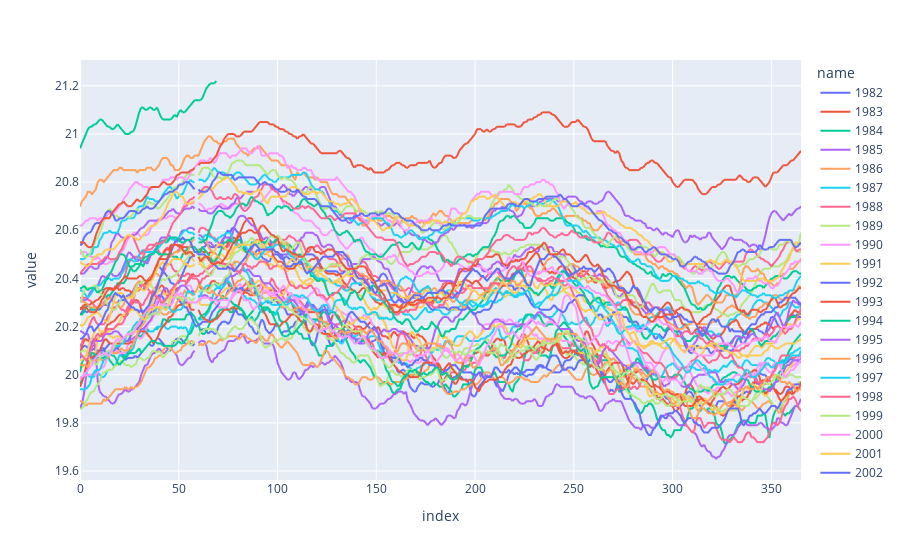

The code cell stored with this chart in its notebook:
### Code cell
df.plot()

### Figure 1 — Plotly figure (JSON) as saved in the notebook; plotly's stock layout.template omitted (floating-point values rounded to 4 significant figures; data arrays with more than 128 entries replaced by an {"elided": "..."} marker saying what was removed)
{"data": [{"hovertemplate": "name=1982<br>index=%{x}<br>value=%{y}<extra></extra>", "legendgroup": "1982", "line": {"color": "#636efa", "dash": "solid"}, "marker": {"symbol": "circle"}, "mode": "lines", "name": "1982", "showlegend": true, "type": "scattergl", "x": {"elided": "366 int values"}, "xaxis": "x", "y": {"elided": "366 float values"}, "yaxis": "y"}, {"hovertemplate": "name=1983<br>index=%{x}<br>value=%{y}<extra></extra>", "legendgroup": "1983", "line": {"color": "#EF553B", "dash": "solid"}, "marker": {"symbol": "circle"}, "mode": "lines", "name": "1983", "showlegend": true, "type": "scattergl", "x": {"elided": "366 int values"}, "xaxis": "x", "y": {"elided": "366 float values"}, "yaxis": "y"}, {"hovertemplate": "name=1984<br>index=%{x}<br>value=%{y}<extra></extra>", "legendgroup": "1984", "line": {"color": "#00cc96", "dash": "solid"}, "marker": {"symbol": "circle"}, "mode": "lines", "name": "1984", "showlegend": true, "type": "scattergl", "x": {"elided": "366 int values"}, "xaxis": "x", "y": {"elided": "366 float values"}, "yaxis": "y"}, {"hovertemplate": "name=1985<br>index=%{x}<br>value=%{y}<extra></extra>", "legendgroup": "1985", "line": {"color": "#ab63fa", "dash": "solid"}, "marker": {"symbol": "circle"}, "mode": "lines", "name": "1985", "showlegend": true, "type": "scattergl", "x": {"elided": "366 int values"}, "xaxis": "x", "y": {"elided": "366 float values"}, "yaxis": "y"}, {"hovertemplate": "name=1986<br>index=%{x}<br>value=%{y}<extra></extra>", "legendgroup": "1986", "line": {"color": "#FFA15A", "dash": "solid"}, "marker": {"symbol": "circle"}, "mode": "lines", "name": "1986", "showlegend": true, "type": "scattergl", "x": {"elided": "366 int values"}, "xaxis": "x", "y": {"elided": "366 float values"}, "yaxis": "y"}, {"hovertemplate": "name=1987<br>index=%{x}<br>value=%{y}<extra></extra>", "legendgroup": "1987", "line": {"color": "#19d3f3", "dash": "solid"}, "marker": {"symbol": "circle"}, "mode": "lines", "name": "1987", "showlegend": true, "type": "scattergl", "x": {"elided": "366 int values"}, "xaxis": "x", "y": {"elided": "366 float values"}, "yaxis": "y"}, {"hovertemplate": "name=1988<br>index=%{x}<br>value=%{y}<extra></extra>", "legendgroup": "1988", "line": {"color": "#FF6692", "dash": "solid"}, "marker": {"symbol": "circle"}, "mode": "lines", "name": "1988", "showlegend": true, "type": "scattergl", "x": {"elided": "366 int values"}, "xaxis": "x", "y": {"elided": "366 float values"}, "yaxis": "y"}, {"hovertemplate": "name=1989<br>index=%{x}<br>value=%{y}<extra></extra>", "legendgroup": "1989", "line": {"color": "#B6E880", "dash": "solid"}, "marker": {"symbol": "circle"}, "mode": "lines", "name": "1989", "showlegend": true, "type": "scattergl", "x": {"elided": "366 int values"}, "xaxis": "x", "y": {"elided": "366 float values"}, "yaxis": "y"}, {"hovertemplate": "name=1990<br>index=%{x}<br>value=%{y}<extra></extra>", "legendgroup": "1990", "line": {"color": "#FF97FF", "dash": "solid"}, "marker": {"symbol": "circle"}, "mode": "lines", "name": "1990", "showlegend": true, "type": "scattergl", "x": {"elided": "366 int values"}, "xaxis": "x", "y": {"elided": "366 float values"}, "yaxis": "y"}, {"hovertemplate": "name=1991<br>index=%{x}<br>value=%{y}<extra></extra>", "legendgroup": "1991", "line": {"color": "#FECB52", "dash": "solid"}, "marker": {"symbol": "circle"}, "mode": "lines", "name": "1991", "showlegend": true, "type": "scattergl", "x": {"elided": "366 int values"}, "xaxis": "x", "y": {"elided": "366 float values"}, "yaxis": "y"}, {"hovertemplate": "name=1992<br>index=%{x}<br>value=%{y}<extra></extra>", "legendgroup": "1992", "line": {"color": "#636efa", "dash": "solid"}, "marker": {"symbol": "circle"}, "mode": "lines", "name": "1992", "showlegend": true, "type": "scattergl", "x": {"elided": "366 int values"}, "xaxis": "x", "y": {"elided": "366 float values"}, "yaxis": "y"}, {"hovertemplate": "name=1993<br>index=%{x}<br>value=%{y}<extra></extra>", "legendgroup": "1993", "line": {"color": "#EF553B", "dash": "solid"}, "marker": {"symbol": "circle"}, "mode": "lines", "name": "1993", "showlegend": true, "type": "scattergl", "x": {"elided": "366 int values"}, "xaxis": "x", "y": {"elided": "366 float values"}, "yaxis": "y"}, {"hovertemplate": "name=1994<br>index=%{x}<br>value=%{y}<extra></extra>", "legendgroup": "1994", "line": {"color": "#00cc96", "dash": "solid"}, "marker": {"symbol": "circle"}, "mode": "lines", "name": "1994", "showlegend": true, "type": "scattergl", "x": {"elided": "366 int values"}, "xaxis": "x", "y": {"elided": "366 float values"}, "yaxis": "y"}, {"hovertemplate": "name=1995<br>index=%{x}<br>value=%{y}<extra></extra>", "legendgroup": "1995", "line": {"color": "#ab63fa", "dash": "solid"}, "marker": {"symbol": "circle"}, "mode": "lines", "name": "1995", "showlegend": true, "type": "scattergl", "x": {"elided": "366 int values"}, "xaxis": "x", "y": {"elided": "366 float values"}, "yaxis": "y"}, {"hovertemplate": "name=1996<br>index=%{x}<br>value=%{y}<extra></extra>", "legendgroup": "1996", "line": {"color": "#FFA15A", "dash": "solid"}, "marker": {"symbol": "circle"}, "mode": "lines", "name": "1996", "showlegend": true, "type": "scattergl", "x": {"elided": "366 int values"}, "xaxis": "x", "y": {"elided": "366 float values"}, "yaxis": "y"}, {"hovertemplate": "name=1997<br>index=%{x}<br>value=%{y}<extra></extra>", "legendgroup": "1997", "line": {"color": "#19d3f3", "dash": "solid"}, "marker": {"symbol": "circle"}, "mode": "lines", "name": "1997", "showlegend": true, "type": "scattergl", "x": {"elided": "366 int values"}, "xaxis": "x", "y": {"elided": "366 float values"}, "yaxis": "y"}, {"hovertemplate": "name=1998<br>index=%{x}<br>value=%{y}<extra></extra>", "legendgroup": "1998", "line": {"color": "#FF6692", "dash": "solid"}, "marker": {"symbol": "circle"}, "mode": "lines", "name": "1998", "showlegend": true, "type": "scattergl", "x": {"elided": "366 int values"}, "xaxis": "x", "y": {"elided": "366 float values"}, "yaxis": "y"}, {"hovertemplate": "name=1999<br>index=%{x}<br>value=%{y}<extra></extra>", "legendgroup": "1999", "line": {"color": "#B6E880", "dash": "solid"}, "marker": {"symbol": "circle"}, "mode": "lines", "name": "1999", "showlegend": true, "type": "scattergl", "x": {"elided": "366 int values"}, "xaxis": "x", "y": {"elided": "366 float values"}, "yaxis": "y"}, {"hovertemplate": "name=2000<br>index=%{x}<br>value=%{y}<extra></extra>", "legendgroup": "2000", "line": {"color": "#FF97FF", "dash": "solid"}, "marker": {"symbol": "circle"}, "mode": "lines", "name": "2000", "showlegend": true, "type": "scattergl", "x": {"elided": "366 int values"}, "xaxis": "x", "y": {"elided": "366 float values"}, "yaxis": "y"}, {"hovertemplate": "name=2001<br>index=%{x}<br>value=%{y}<extra></extra>", "legendgroup": "2001", "line": {"color": "#FECB52", "dash": "solid"}, "marker": {"symbol": "circle"}, "mode": "lines", "name": "2001", "showlegend": true, "type": "scattergl", "x": {"elided": "366 int values"}, "xaxis": "x", "y": {"elided": "366 float values"}, "yaxis": "y"}, {"hovertemplate": "name=2002<br>index=%{x}<br>value=%{y}<extra></extra>", "legendgroup": "2002", "line": {"color": "#636efa", "dash": "solid"}, "marker": {"symbol": "circle"}, "mode": "lines", "name": "2002", "showlegend": true, "type": "scattergl", "x": {"elided": "366 int values"}, "xaxis": "x", "y": {"elided": "366 float values"}, "yaxis": "y"}, {"hovertemplate": "name=2003<br>index=%{x}<br>value=%{y}<extra></extra>", "legendgroup": "2003", "line": {"color": "#EF553B", "dash": "solid"}, "marker": {"symbol": "circle"}, "mode": "lines", "name": "2003", "showlegend": true, "type": "scattergl", "x": {"elided": "366 int values"}, "xaxis": "x", "y": {"elided": "366 float values"}, "yaxis": "y"}, {"hovertemplate": "name=2004<br>index=%{x}<br>value=%{y}<extra></extra>", "legendgroup": "2004", "line": {"color": "#00cc96", "dash": "solid"}, "marker": {"symbol": "circle"}, "mode": "lines", "name": "2004", "showlegend": true, "type": "scattergl", "x": {"elided": "366 int values"}, "xaxis": "x", "y": {"elided": "366 float values"}, "yaxis": "y"}, {"hovertemplate": "name=2005<br>index=%{x}<br>value=%{y}<extra></extra>", "legendgroup": "2005", "line": {"color": "#ab63fa", "dash": "solid"}, "marker": {"symbol": "circle"}, "mode": "lines", "name": "2005", "showlegend": true, "type": "scattergl", "x": {"elided": "366 int values"}, "xaxis": "x", "y": {"elided": "366 float values"}, "yaxis": "y"}, {"hovertemplate": "name=2006<br>index=%{x}<br>value=%{y}<extra></extra>", "legendgroup": "2006", "line": {"color": "#FFA15A", "dash": "solid"}, "marker": {"symbol": "circle"}, "mode": "lines", "name": "2006", "showlegend": true, "type": "scattergl", "x": {"elided": "366 int values"}, "xaxis": "x", "y": {"elided": "366 float values"}, "yaxis": "y"}, {"hovertemplate": "name=2007<br>index=%{x}<br>value=%{y}<extra></extra>", "legendgroup": "2007", "line": {"color": "#19d3f3", "dash": "solid"}, "marker": {"symbol": "circle"}, "mode": "lines", "name": "2007", "showlegend": true, "type": "scattergl", "x": {"elided": "366 int values"}, "xaxis": "x", "y": {"elided": "366 float values"}, "yaxis": "y"}, {"hovertemplate": "name=2008<br>index=%{x}<br>value=%{y}<extra></extra>", "legendgroup": "2008", "line": {"color": "#FF6692", "dash": "solid"}, "marker": {"symbol": "circle"}, "mode": "lines", "name": "2008", "showlegend": true, "type": "scattergl", "x": {"elided": "366 int values"}, "xaxis": "x", "y": {"elided": "366 float values"}, "yaxis": "y"}, {"hovertemplate": "name=2009<br>index=%{x}<br>value=%{y}<extra></extra>", "legendgroup": "2009", "line": {"color": "#B6E880", "dash": "solid"}, "marker": {"symbol": "circle"}, "mode": "lines", "name": "2009", "showlegend": true, "type": "scattergl", "x": {"elided": "366 int values"}, "xaxis": "x", "y": {"elided": "366 float values"}, "yaxis": "y"}, {"hovertemplate": "name=2010<br>index=%{x}<br>value=%{y}<extra></extra>", "legendgroup": "2010", "line": {"color": "#FF97FF", "dash": "solid"}, "marker": {"symbol": "circle"}, "mode": "lines", "name": "2010", "showlegend": true, "type": "scattergl", "x": {"elided": "366 int values"}, "xaxis": "x", "y": {"elided": "366 float values"}, "yaxis": "y"}, {"hovertemplate": "name=2011<br>index=%{x}<br>value=%{y}<extra></extra>", "legendgroup": "2011", "line": {"color": "#FECB52", "dash": "solid"}, "marker": {"symbol": "circle"}, "mode": "lines", "name": "2011", "showlegend": true, "type": "scattergl", "x": {"elided": "366 int values"}, "xaxis": "x", "y": {"elided": "366 float values"}, "yaxis": "y"}, {"hovertemplate": "name=2012<br>index=%{x}<br>value=%{y}<extra></extra>", "legendgroup": "2012", "line": {"color": "#636efa", "dash": "solid"}, "marker": {"symbol": "circle"}, "mode": "lines", "name": "2012", "showlegend": true, "type": "scattergl", "x": {"elided": "366 int values"}, "xaxis": "x", "y": {"elided": "366 float values"}, "yaxis": "y"}, {"hovertemplate": "name=2013<br>index=%{x}<br>value=%{y}<extra></extra>", "legendgroup": "2013", "line": {"color": "#EF553B", "dash": "solid"}, "marker": {"symbol": "circle"}, "mode": "lines", "name": "2013", "showlegend": true, "type": "scattergl", "x": {"elided": "366 int values"}, "xaxis": "x", "y": {"elided": "366 float values"}, "yaxis": "y"}, {"hovertemplate": "name=2014<br>index=%{x}<br>value=%{y}<extra></extra>", "legendgroup": "2014", "line": {"color": "#00cc96", "dash": "solid"}, "marker": {"symbol": "circle"}, "mode": "lines", "name": "2014", "showlegend": true, "type": "scattergl", "x": {"elided": "366 int values"}, "xaxis": "x", "y": {"elided": "366 float values"}, "yaxis": "y"}, {"hovertemplate": "name=2015<br>index=%{x}<br>value=%{y}<extra></extra>", "legendgroup": "2015", "line": {"color": "#ab63fa", "dash": "solid"}, "marker": {"symbol": "circle"}, "mode": "lines", "name": "2015", "showlegend": true, "type": "scattergl", "x": {"elided": "366 int values"}, "xaxis": "x", "y": {"elided": "366 float values"}, "yaxis": "y"}, {"hovertemplate": "name=2016<br>index=%{x}<br>value=%{y}<extra></extra>", "legendgroup": "2016", "line": {"color": "#FFA15A", "dash": "solid"}, "marker": {"symbol": "circle"}, "mode": "lines", "name": "2016", "showlegend": true, "type": "scattergl", "x": {"elided": "366 int values"}, "xaxis": "x", "y": {"elided": "366 float values"}, "yaxis": "y"}, {"hovertemplate": "name=2017<br>index=%{x}<br>value=%{y}<extra></extra>", "legendgroup": "2017", "line": {"color": "#19d3f3", "dash": "solid"}, "marker": {"symbol": "circle"}, "mode": "lines", "name": "2017", "showlegend": true, "type": "scattergl", "x": {"elided": "366 int values"}, "xaxis": "x", "y": {"elided": "366 float values"}, "yaxis": "y"}, {"hovertemplate": "name=2018<br>index=%{x}<br>value=%{y}<extra></extra>", "legendgroup": "2018", "line": {"color": "#FF6692", "dash": "solid"}, "marker": {"symbol": "circle"}, "mode": "lines", "name": "2018", "showlegend": true, "type": "scattergl", "x": {"elided": "366 int values"}, "xaxis": "x", "y": {"elided": "366 float values"}, "yaxis": "y"}, {"hovertemplate": "name=2019<br>index=%{x}<br>value=%{y}<extra></extra>", "legendgroup": "2019", "line": {"color": "#B6E880", "dash": "solid"}, "marker": {"symbol": "circle"}, "mode": "lines", "name": "2019", "showlegend": true, "type": "scattergl", "x": {"elided": "366 int values"}, "xaxis": "x", "y": {"elided": "366 float values"}, "yaxis": "y"}, {"hovertemplate": "name=2020<br>index=%{x}<br>value=%{y}<extra></extra>", "legendgroup": "2020", "line": {"color": "#FF97FF", "dash": "solid"}, "marker": {"symbol": "circle"}, "mode": "lines", "name": "2020", "showlegend": true, "type": "scattergl", "x": {"elided": "366 int values"}, "xaxis": "x", "y": {"elided": "366 float values"}, "yaxis": "y"}, {"hovertemplate": "name=2021<br>index=%{x}<br>value=%{y}<extra></extra>", "legendgroup": "2021", "line": {"color": "#FECB52", "dash": "solid"}, "marker": {"symbol": "circle"}, "mode": "lines", "name": "2021", "showlegend": true, "type": "scattergl", "x": {"elided": "366 int values"}, "xaxis": "x", "y": {"elided": "366 float values"}, "yaxis": "y"}, {"hovertemplate": "name=2022<br>index=%{x}<br>value=%{y}<extra></extra>", "legendgroup": "2022", "line": {"color": "#636efa", "dash": "solid"}, "marker": {"symbol": "circle"}, "mode": "lines", "name": "2022", "showlegend": true, "type": "scattergl", "x": {"elided": "366 int values"}, "xaxis": "x", "y": {"elided": "366 float values"}, "yaxis": "y"}, {"hovertemplate": "name=2023<br>index=%{x}<br>value=%{y}<extra></extra>", "legendgroup": "2023", "line": {"color": "#EF553B", "dash": "solid"}, "marker": {"symbol": "circle"}, "mode": "lines", "name": "2023", "showlegend": true, "type": "scattergl", "x": {"elided": "366 int values"}, "xaxis": "x", "y": {"elided": "366 float values"}, "yaxis": "y"}, {"hovertemplate": "name=2024<br>index=%{x}<br>value=%{y}<extra></extra>", "legendgroup": "2024", "line": {"color": "#00cc96", "dash": "solid"}, "marker": {"symbol": "circle"}, "mode": "lines", "name": "2024", "showlegend": true, "type": "scattergl", "x": {"elided": "366 int values"}, "xaxis": "x", "y": {"elided": "366 float values"}, "yaxis": "y"}], "layout": {"legend": {"title": {"text": "name"}, "tracegroupgap": 0}, "margin": {"t": 60}, "xaxis": {"anchor": "y", "domain": [0, 1], "title": {"text": "index"}}, "yaxis": {"anchor": "x", "domain": [0, 1], "title": {"text": "value"}}}}
